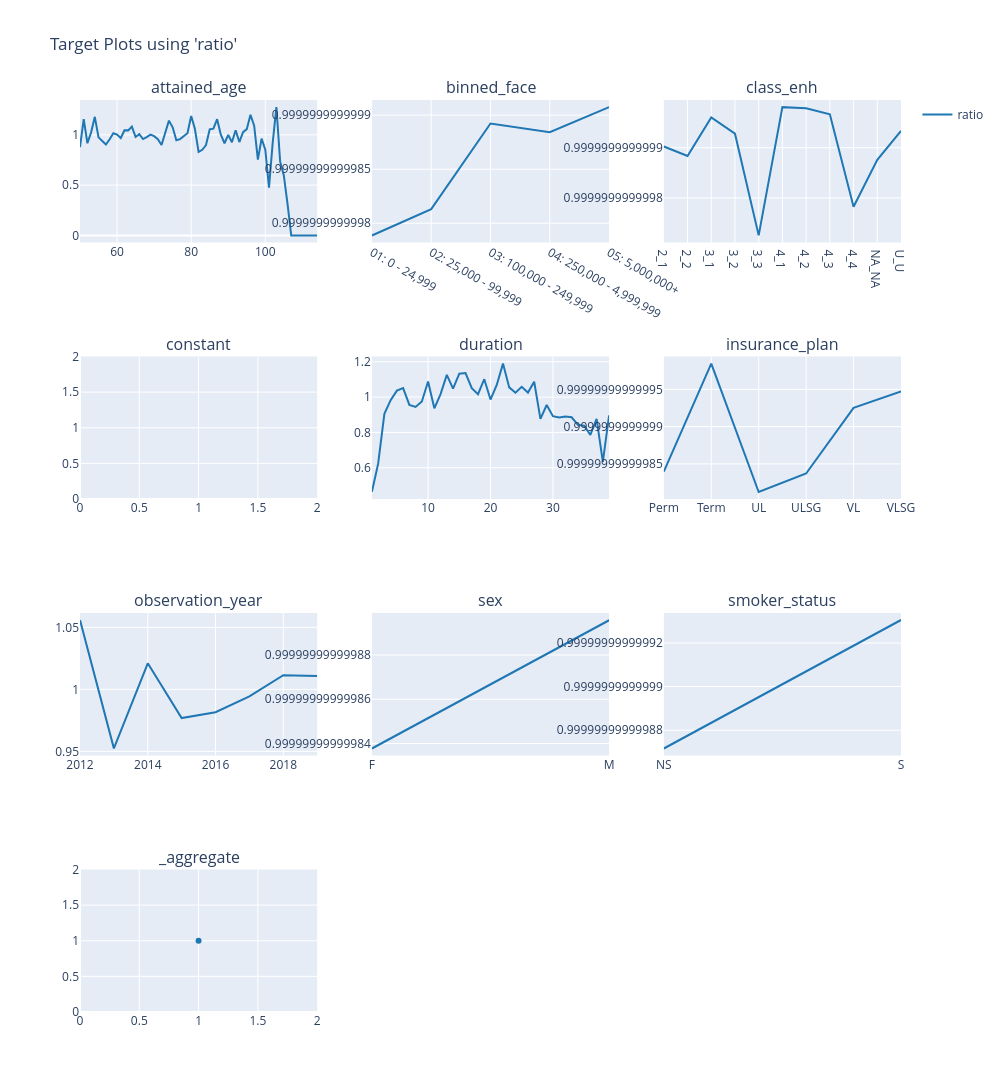

The notebook cell saved with this chart:
### Code cell
charters.target(
    df=model_data.loc[X_train.index],
    target="ratio",
    cols=3,
    features=model_features,
    numerator=["death_claim_amount"],
    denominator=["exp_amt_gam"],
).show()

### Figure 1 — Plotly figure (JSON) as saved in the notebook; plotly's stock layout.template omitted (floating-point values rounded to 4 significant figures)
{"data": [{"line": {"color": "#1F77B4"}, "mode": "lines", "name": "ratio", "showlegend": true, "type": "scatter", "x": [50, 51, 52, 53, 54, 55, 56, 57, 58, 59, 60, 61, 62, 63, 64, 65, 66, 67, 68, 69, 70, 71, 72, 73, 74, 75, 76, 77, 78, 79, 80, 81, 82, 83, 84, 85, 86, 87, 88, 89, 90, 91, 92, 93, 94, 95, 96, 97, 98, 99, 100, 101, 102, 103, 104, 105, 106, 107, 108, 109, 110, 111, 112, 113, 114], "xaxis": "x", "y": [0.8771, 1.156, 0.9162, 1.025, 1.179, 0.9748, 0.9386, 0.9038, 0.956, 1.016, 1.002, 0.9683, 1.045, 1.044, 1.082, 0.9785, 1.006, 0.9585, 0.9781, 1.002, 0.9873, 0.9567, 0.899, 1.029, 1.141, 1.075, 0.9459, 0.9572, 0.986, 1.016, 1.187, 1.06, 0.83, 0.851, 0.898, 1.055, 1.061, 1.156, 1.001, 0.9161, 0.9992, 0.9261, 1.045, 0.9282, 1.027, 1.057, 1.199, 1.091, 0.7527, 0.9625, 0.8519, 0.4745, 0.9222, 1.276, 0.736, 0.5959, 0.3134, 0.0, 0.0, 0.0, 0.0, 0.0, 0.0, 0.0, 0.0], "yaxis": "y"}, {"line": {"color": "#1F77B4"}, "mode": "lines", "name": "ratio", "showlegend": false, "type": "scatter", "x": ["01: 0 - 24,999", "02: 25,000 - 99,999", "03: 100,000 - 249,999", "04: 250,000 - 4,999,999", "05: 5,000,000+"], "xaxis": "x2", "y": [1.0, 1.0, 1.0, 1.0, 1.0], "yaxis": "y2"}, {"line": {"color": "#1F77B4"}, "mode": "lines", "name": "ratio", "showlegend": false, "type": "scatter", "x": ["2_1", "2_2", "3_1", "3_2", "3_3", "4_1", "4_2", "4_3", "4_4", "NA_NA", "U_U"], "xaxis": "x3", "y": [1.0, 1.0, 1.0, 1.0, 1.0, 1.0, 1.0, 1.0, 1.0, 1.0, 1.0], "yaxis": "y3"}, {"line": {"color": "#1F77B4"}, "mode": "lines", "name": "ratio", "showlegend": false, "type": "scatter", "x": [1], "xaxis": "x4", "y": [1.0], "yaxis": "y4"}, {"line": {"color": "#1F77B4"}, "mode": "lines", "name": "ratio", "showlegend": false, "type": "scatter", "x": [1, 2, 3, 4, 5, 6, 7, 8, 9, 10, 11, 12, 13, 14, 15, 16, 17, 18, 19, 20, 21, 22, 23, 24, 25, 26, 27, 28, 29, 30, 31, 32, 33, 34, 35, 36, 37, 38, 39], "xaxis": "x5", "y": [0.4632, 0.6232, 0.9055, 0.9826, 1.037, 1.051, 0.956, 0.9443, 0.9751, 1.089, 0.9363, 1.017, 1.126, 1.048, 1.133, 1.136, 1.051, 1.017, 1.101, 0.9862, 1.069, 1.19, 1.055, 1.025, 1.058, 1.025, 1.087, 0.8766, 0.9552, 0.8918, 0.8845, 0.8898, 0.8857, 0.8425, 0.8379, 0.7861, 0.8761, 0.6326, 0.8968], "yaxis": "y5"}, {"line": {"color": "#1F77B4"}, "mode": "lines", "name": "ratio", "showlegend": false, "type": "scatter", "x": ["Perm", "Term", "UL", "ULSG", "VL", "VLSG"], "xaxis": "x6", "y": [1.0, 1.0, 1.0, 1.0, 1.0, 1.0], "yaxis": "y6"}, {"line": {"color": "#1F77B4"}, "mode": "lines", "name": "ratio", "showlegend": false, "type": "scatter", "x": [2012, 2013, 2014, 2015, 2016, 2017, 2018, 2019], "xaxis": "x7", "y": [1.056, 0.9524, 1.021, 0.9769, 0.9816, 0.9944, 1.011, 1.011], "yaxis": "y7"}, {"line": {"color": "#1F77B4"}, "mode": "lines", "name": "ratio", "showlegend": false, "type": "scatter", "x": ["F", "M"], "xaxis": "x8", "y": [1.0, 1.0], "yaxis": "y8"}, {"line": {"color": "#1F77B4"}, "mode": "lines", "name": "ratio", "showlegend": false, "type": "scatter", "x": ["NS", "S"], "xaxis": "x9", "y": [1.0, 1.0], "yaxis": "y9"}, {"line": {"color": "#1F77B4"}, "mode": "markers", "name": "ratio", "showlegend": false, "type": "scatter", "x": [1], "xaxis": "x10", "y": [1.0], "yaxis": "y10"}], "layout": {"annotations": [{"font": {"size": 16}, "showarrow": false, "text": "attained_age", "x": 0.1444, "xanchor": "center", "xref": "paper", "y": 1, "yanchor": "bottom", "yref": "paper"}, {"font": {"size": 16}, "showarrow": false, "text": "binned_face", "x": 0.5, "xanchor": "center", "xref": "paper", "y": 1, "yanchor": "bottom", "yref": "paper"}, {"font": {"size": 16}, "showarrow": false, "text": "class_enh", "x": 0.8556, "xanchor": "center", "xref": "paper", "y": 1, "yanchor": "bottom", "yref": "paper"}, {"font": {"size": 16}, "showarrow": false, "text": "constant", "x": 0.1444, "xanchor": "center", "xref": "paper", "y": 0.7188, "yanchor": "bottom", "yref": "paper"}, {"font": {"size": 16}, "showarrow": false, "text": "duration", "x": 0.5, "xanchor": "center", "xref": "paper", "y": 0.7188, "yanchor": "bottom", "yref": "paper"}, {"font": {"size": 16}, "showarrow": false, "text": "insurance_plan", "x": 0.8556, "xanchor": "center", "xref": "paper", "y": 0.7188, "yanchor": "bottom", "yref": "paper"}, {"font": {"size": 16}, "showarrow": false, "text": "observation_year", "x": 0.1444, "xanchor": "center", "xref": "paper", "y": 0.4375, "yanchor": "bottom", "yref": "paper"}, {"font": {"size": 16}, "showarrow": false, "text": "sex", "x": 0.5, "xanchor": "center", "xref": "paper", "y": 0.4375, "yanchor": "bottom", "yref": "paper"}, {"font": {"size": 16}, "showarrow": false, "text": "smoker_status", "x": 0.8556, "xanchor": "center", "xref": "paper", "y": 0.4375, "yanchor": "bottom", "yref": "paper"}, {"font": {"size": 16}, "showarrow": false, "text": "_aggregate", "x": 0.1444, "xanchor": "center", "xref": "paper", "y": 0.1562, "yanchor": "bottom", "yref": "paper"}], "height": 1600, "legend": {"orientation": "v", "x": 1.02, "xanchor": "left", "y": 1, "yanchor": "top"}, "title": {"text": "Target Plots using 'ratio'"}, "width": 1000, "xaxis": {"anchor": "y", "domain": [0, 0.2889]}, "xaxis10": {"anchor": "y10", "domain": [0, 0.2889]}, "xaxis11": {"anchor": "y11", "domain": [0.3556, 0.6444]}, "xaxis12": {"anchor": "y12", "domain": [0.7111, 1]}, "xaxis2": {"anchor": "y2", "domain": [0.3556, 0.6444]}, "xaxis3": {"anchor": "y3", "domain": [0.7111, 1]}, "xaxis4": {"anchor": "y4", "domain": [0, 0.2889]}, "xaxis5": {"anchor": "y5", "domain": [0.3556, 0.6444]}, "xaxis6": {"anchor": "y6", "domain": [0.7111, 1]}, "xaxis7": {"anchor": "y7", "domain": [0, 0.2889]}, "xaxis8": {"anchor": "y8", "domain": [0.3556, 0.6444]}, "xaxis9": {"anchor": "y9", "domain": [0.7111, 1]}, "yaxis": {"anchor": "x", "domain": [0.8438, 1], "type": "-"}, "yaxis10": {"anchor": "x10", "domain": [0, 0.1562]}, "yaxis11": {"anchor": "x11", "domain": [0, 0.1562]}, "yaxis12": {"anchor": "x12", "domain": [0, 0.1562]}, "yaxis2": {"anchor": "x2", "domain": [0.8438, 1]}, "yaxis3": {"anchor": "x3", "domain": [0.8438, 1]}, "yaxis4": {"anchor": "x4", "domain": [0.5625, 0.7188]}, "yaxis5": {"anchor": "x5", "domain": [0.5625, 0.7188]}, "yaxis6": {"anchor": "x6", "domain": [0.5625, 0.7188]}, "yaxis7": {"anchor": "x7", "domain": [0.2812, 0.4375]}, "yaxis8": {"anchor": "x8", "domain": [0.2812, 0.4375]}, "yaxis9": {"anchor": "x9", "domain": [0.2812, 0.4375]}}}
